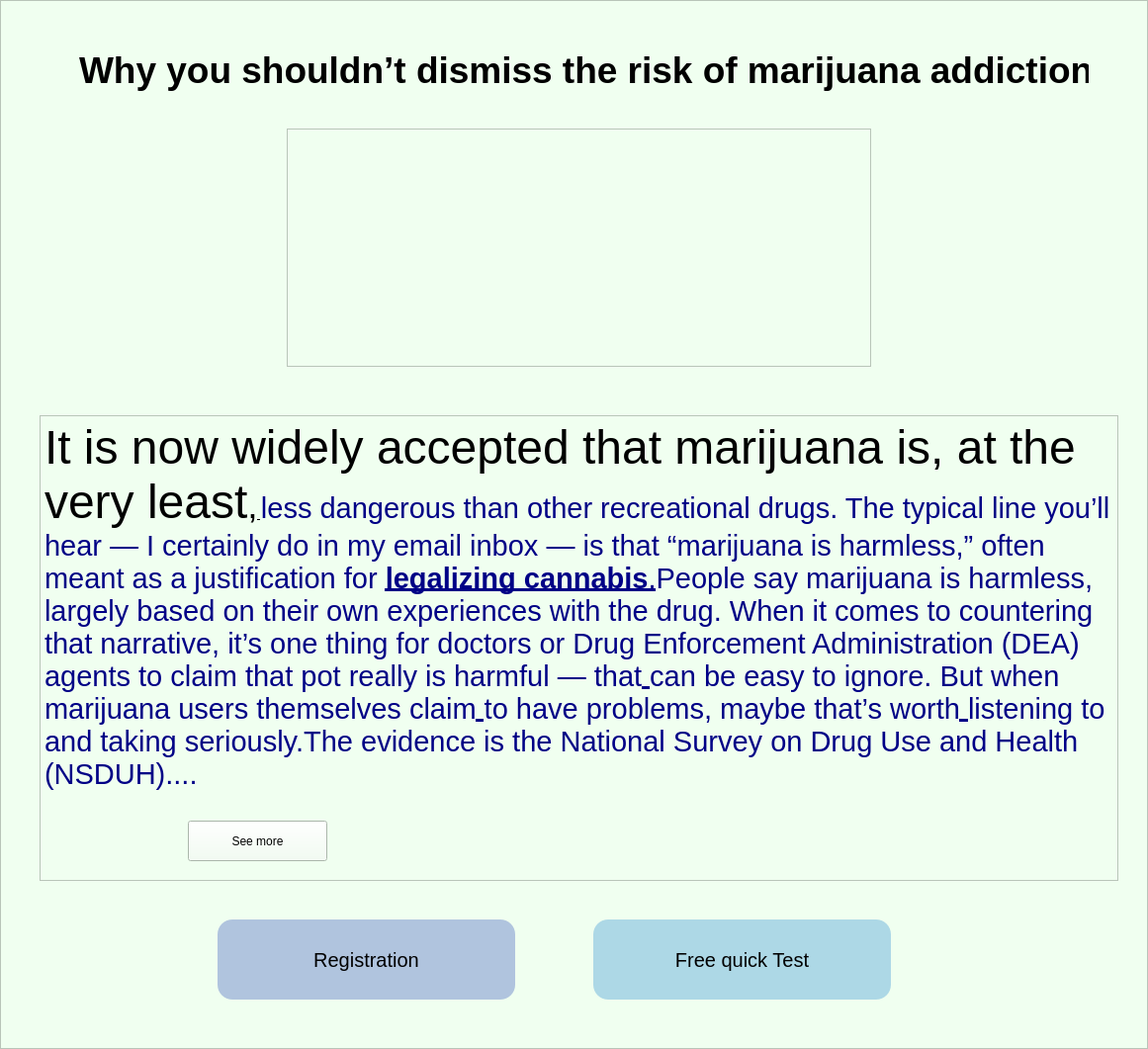
          <widget class="QFrame" name="frame_7">
           <property name="geometry">
            <rect>
             <x>-1</x>
             <y>2440</y>
             <width>1161</width>
             <height>1061</height>
            </rect>
           </property>
           <property name="styleSheet">
            <string notr="true">background:    #F0FFF0</string>
           </property>
           <property name="frameShape">
            <enum>QFrame::StyledPanel</enum>
           </property>
           <property name="frameShadow">
            <enum>QFrame::Raised</enum>
           </property>
           <widget class="QLabel" name="label_14">
            <property name="geometry">
             <rect>
              <x>80</x>
              <y>30</y>
              <width>1021</width>
              <height>81</height>
             </rect>
            </property>
            <property name="font">
             <font>
              <family>Segoe UI</family>
              <pointsize>28</pointsize>
              <italic>false</italic>
              <bold>true</bold>
             </font>
            </property>
            <property name="styleSheet">
             <string notr="true">font: 700 28pt &quot;Segoe UI&quot;;
color: 	#000000</string>
            </property>
            <property name="text">
             <string>Why you shouldn’t dismiss the risk of marijuana addiction</string>
            </property>
           </widget>
           <widget class="QGraphicsView" name="graphicsView">
            <property name="geometry">
             <rect>
              <x>290</x>
              <y>130</y>
              <width>591</width>
              <height>241</height>
             </rect>
            </property>
            <property name="styleSheet">
             <string notr="true">background : url(:/img/Nida10-ins2_d2ec.jpg)</string>
            </property>
           </widget>
           <widget class="QTextBrowser" name="textBrowser_3">
            <property name="geometry">
             <rect>
              <x>40</x>
              <y>420</y>
              <width>1091</width>
              <height>471</height>
             </rect>
            </property>
            <property name="html">
             <string>&lt;!DOCTYPE HTML PUBLIC &quot;-//W3C//DTD HTML 4.0//EN&quot; &quot;http://www.w3.org/TR/REC-html40/strict.dtd&quot;&gt;
&lt;html&gt;&lt;head&gt;&lt;meta name=&quot;qrichtext&quot; content=&quot;1&quot; /&gt;&lt;meta charset=&quot;utf-8&quot; /&gt;&lt;style type=&quot;text/css&quot;&gt;
p, li { white-space: pre-wrap; }
&lt;/style&gt;&lt;/head&gt;&lt;body style=&quot; font-family:'Segoe UI'; font-size:7.2pt; font-weight:400; font-style:normal;&quot;&gt;
&lt;p style=&quot; margin-top:0px; margin-bottom:0px; margin-left:0px; margin-right:0px; -qt-block-indent:0; text-indent:0px;&quot;&gt;&lt;span style=&quot; font-size:36pt;&quot;&gt;It is now widely accepted that marijuana is, at the very least&lt;/span&gt;&lt;span style=&quot; font-size:28pt;&quot;&gt;,&lt;/span&gt;&lt;span style=&quot; font-size:9pt; text-decoration: underline;&quot;&gt; &lt;/span&gt;&lt;span style=&quot; font-size:22pt; color:#000086;&quot;&gt;less dangerous than other recreational drugs. The typical line you’ll hear — I certainly do in my email inbox — is that “marijuana is harmless,” often meant as a justification for &lt;/span&gt;&lt;span style=&quot; font-size:22pt; font-weight:700; text-decoration: underline; color:#000086;&quot;&gt;legalizing cannabis&lt;/span&gt;&lt;span style=&quot; font-size:22pt; text-decoration: underline; color:#000086;&quot;&gt;.&lt;/span&gt;&lt;span style=&quot; font-size:22pt; color:#000086;&quot;&gt;People say marijuana is harmless, largely based on their own experiences with the drug. When it comes to countering that narrative, it’s one thing for doctors or Drug Enforcement Administration (DEA) agents to claim that pot really is harmful — that&lt;/span&gt;&lt;span style=&quot; font-size:22pt; text-decoration: underline; color:#000086;&quot;&gt; &lt;/span&gt;&lt;span style=&quot; font-size:22pt; color:#000086;&quot;&gt;can be easy to ignore. But when marijuana users themselves claim&lt;/span&gt;&lt;span style=&quot; font-size:22pt; text-decoration: underline; color:#000086;&quot;&gt; &lt;/span&gt;&lt;span style=&quot; font-size:22pt; color:#000086;&quot;&gt;to have problems, maybe that’s worth&lt;/span&gt;&lt;span style=&quot; font-size:22pt; text-decoration: underline; color:#000086;&quot;&gt; &lt;/span&gt;&lt;span style=&quot; font-size:22pt; color:#000086;&quot;&gt;listening to and taking seriously.The evidence is the National Survey on Drug Use and Health (NSDUH)....&lt;/span&gt;&lt;/p&gt;&lt;/body&gt;&lt;/html&gt;</string>
            </property>
           </widget>
           <widget class="QPushButton" name="pushButton_20">
            <property name="geometry">
             <rect>
              <x>190</x>
              <y>830</y>
              <width>141</width>
              <height>41</height>
             </rect>
            </property>
            <property name="styleSheet">
             <string notr="true">font: 22pt &quot;Segoe UI&quot;;</string>
            </property>
            <property name="text">
             <string>See more</string>
            </property>
           </widget>
           <widget class="QPushButton" name="registration_copy_button3">
            <property name="geometry">
             <rect>
              <x>220</x>
              <y>930</y>
              <width>301</width>
              <height>81</height>
             </rect>
            </property>
            <property name="styleSheet">
             <string notr="true">QPushButton
{
font-size:20px;
background:#B0C4DE;
border-radius:15px;
}

QPushButton:hover
{
color:white;
border-radius:20px;
background:rgb(85, 170, 255);
}</string>
            </property>
            <property name="text">
             <string>Registration</string>
            </property>
           </widget>
           <widget class="QPushButton" name="coppy_Button_Quick_Test3">
            <property name="geometry">
             <rect>
              <x>600</x>
              <y>930</y>
              <width>301</width>
              <height>81</height>
             </rect>
            </property>
            <property name="styleSheet">
             <string notr="true">QPushButton
{
font-size:20px;
background:	#ADD8E6;
border-radius:15px;
}

QPushButton:hover
{
color:white;
border-radius:20px;
background:rgb(85, 170, 255);
}</string>
            </property>
            <property name="text">
             <string>Free quick Test</string>
            </property>
           </widget>
          </widget>
